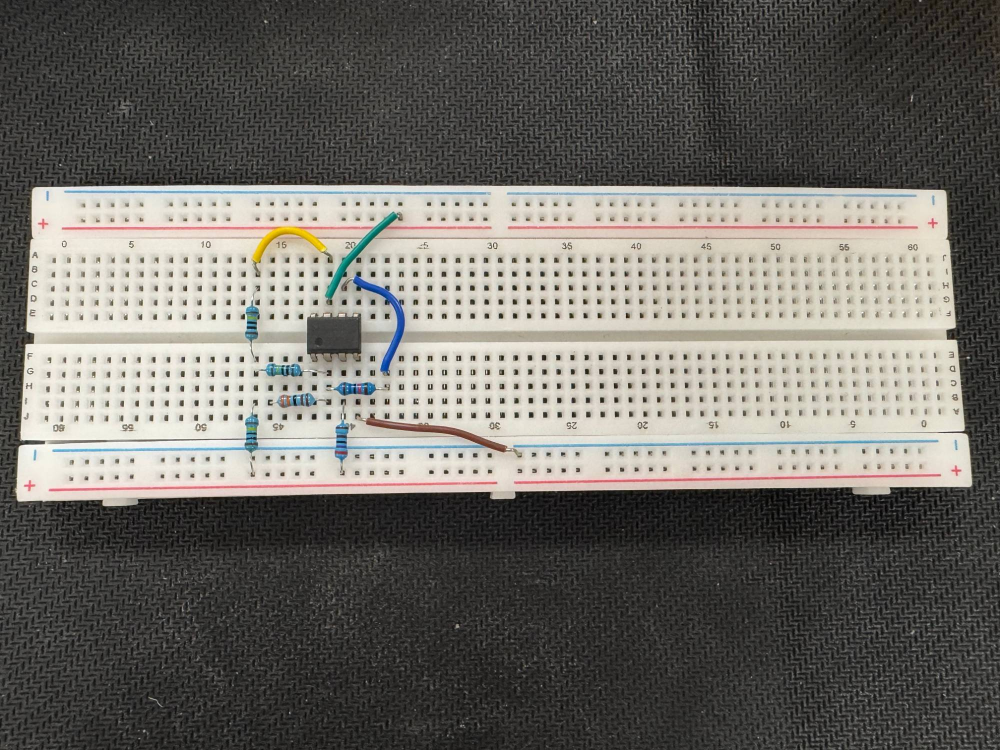
#> input picture LabGuardian-ICRCV-2026/source-material/recognition_failure_audit_20260825/images/board_1_summing.jpg, 2000 x 1500 px, given in place of e2e_triptych-1.png, which was not available (shown at 1/2 size)
$ python make_figures.py
#> lines starting #> are read from the running program, lines starting #| are printed output that depends on the picture; pictures that were not available may be replaced by others from this repository, and a replacement may not be noted
# -*- coding: utf-8 -*-
"""Re-export paper figures with English annotation.

Panels are rasterized from the project figures in figures/cadx/ at high
resolution, cropped, and recomposed with English labels so that the
manuscript contains no non-English text.  The power figure is redrawn
directly from the measurement log in source-material/board_data/.
"""
import csv, json, math, os, subprocess, sys

import matplotlib
matplotlib.use("Agg")
import matplotlib.pyplot as plt
from matplotlib.patches import (Circle, FancyArrowPatch, FancyBboxPatch,
                                Rectangle, Wedge)
from matplotlib.lines import Line2D
from matplotlib.path import Path
from matplotlib.patches import PathPatch
from matplotlib.transforms import Affine2D
from PIL import Image, ImageEnhance, ImageFilter
import matplotlib.patheffects as pe

ROOT = os.path.dirname(os.path.dirname(os.path.abspath(__file__)))
CADX = os.path.join(ROOT, "figures", "cadx")
OUT = os.path.join(ROOT, "figures", "en")
TMP = os.path.join(OUT, "_raster")
DATA = os.path.join(ROOT, "source-material", "board_data")
# Source pages are rasterized well above the final print resolution so that the
# vector overlays stay crisp, and figures are saved at 600 dpi: matplotlib
# resamples every image to axes_size x savefig_dpi, so the default 100 dpi would
# throw away almost all of the photographic detail.
RASTER_DPI = 800
SAVE_DPI = 600

plt.rcParams.update({
    "font.family": "serif",
    "font.serif": ["Times New Roman", "Nimbus Roman", "DejaVu Serif"],
    "font.size": 8,
    "axes.linewidth": 0.7,
    "axes.spines.right": False,
    "axes.spines.top": False,
    "mathtext.fontset": "stix",
    "pdf.fonttype": 42,
    "savefig.dpi": SAVE_DPI,
    "figure.dpi": SAVE_DPI,
})


def raster(name):
    os.makedirs(TMP, exist_ok=True)
    stem = os.path.join(TMP, name)
    png = stem + "-1.png"
    if not os.path.exists(png):
        subprocess.run(["pdftoppm", "-png", "-r", str(RASTER_DPI), "-f", "1", "-l", "1",
                        os.path.join(CADX, name + ".pdf"), stem], check=True)
    return Image.open(png).convert("RGB")


def crop(im, x0, x1, y0, y1):
    w, h = im.size
    return im.crop((int(x0 * w), int(y0 * h), int(x1 * w), int(y1 * h)))


def enhance(im, radius=1.6, percent=85, contrast=1.06):
    """Counteract the softness introduced by rasterizing and resampling."""
    im = im.filter(ImageFilter.UnsharpMask(radius=radius, percent=percent,
                                           threshold=3))
    return ImageEnhance.Contrast(im).enhance(contrast)


def panel(ax, im, label, sub=None):
    ax.imshow(im, interpolation="antialiased")
    ax.set_xticks([]); ax.set_yticks([])
    for s in ax.spines.values():
        s.set_visible(True); s.set_linewidth(0.5); s.set_color("#555555")
    title = label if sub is None else f"{label} {sub}"
    ax.set_title(title, fontsize=8, pad=3)


# ---------------------------------------------------------------- figure: e2e
def fig_reconstruction():
    im = raster("e2e_triptych")
#> in raster, returned value is the input picture: PIL image 2000x1500 RGB; mean R, G, B 110.8, 108.2, 102.7
    a = enhance(crop(im, 0.006, 0.492, 0.004, 0.452))
    b = enhance(crop(im, 0.508, 0.997, 0.004, 0.452))
#> call 2 of crop, with x0 = 0.508, x1 = 0.997, y0 = 0.004, y1 = 0.452
#> in crop (call 2), `return im.crop((int(x0 * w), int(y0 * h), int(x1 * w), int(y1 * h)))`:
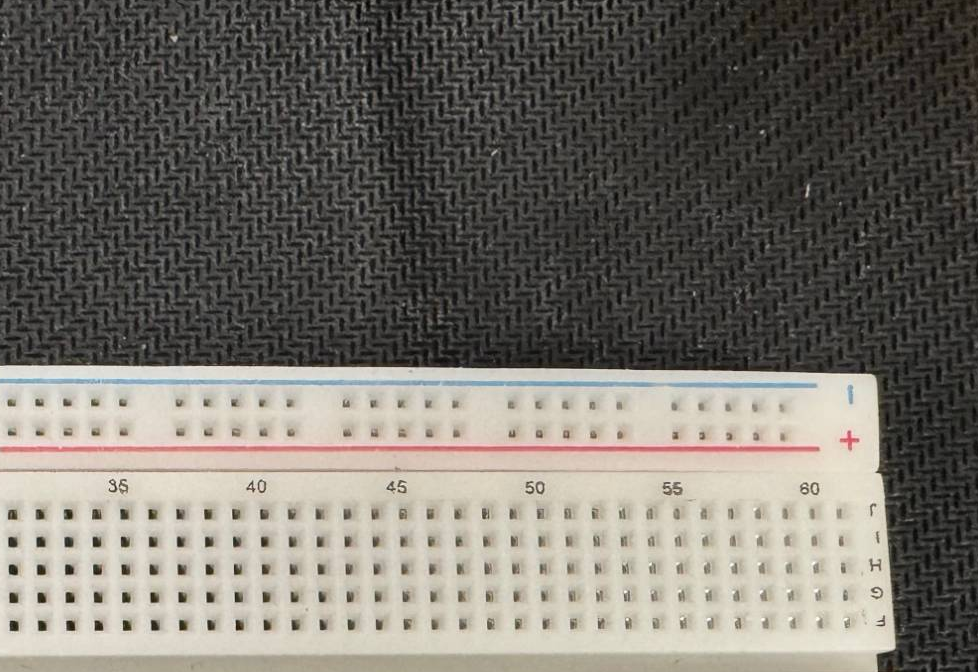
#> returned value: PIL image 978x672 RGB; mean R, G, B 117.2, 113.2, 105.9
    c = enhance(crop(im, 0.006, 0.492, 0.492, 0.950), percent=70)
#> call 3 of crop, with x0 = 0.006, x1 = 0.492, y0 = 0.492, y1 = 0.95
#> in crop (call 3), `return im.crop((int(x0 * w), int(y0 * h), int(x1 * w), int(y1 * h)))`:
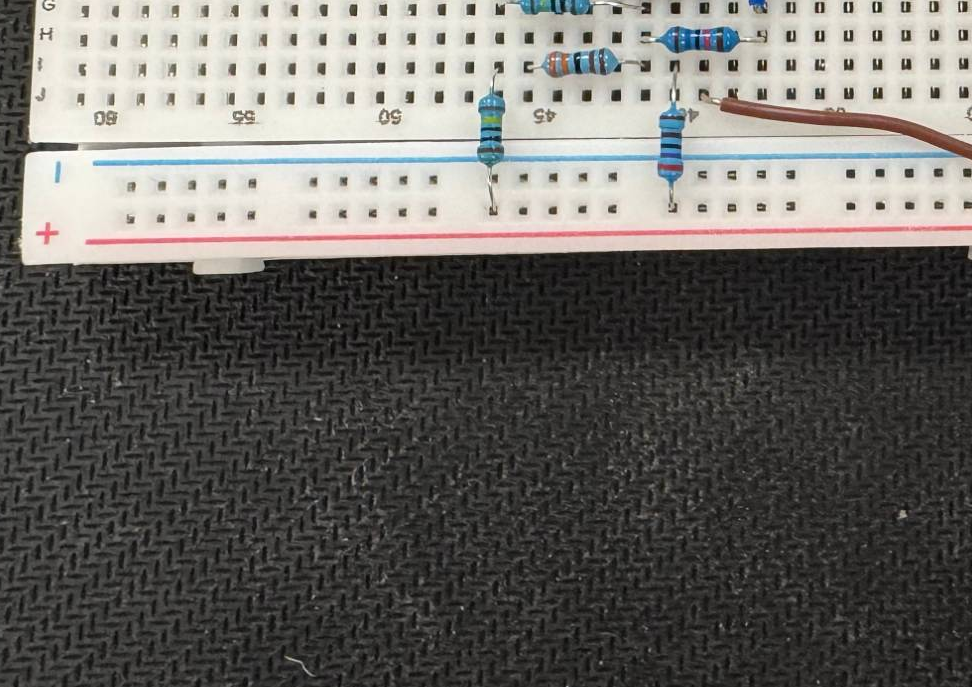
#> returned value: PIL image 972x687 RGB; mean R, G, B 105.9, 103.8, 99.9

    fig = plt.figure(figsize=(7.0, 2.55))
    gs = fig.add_gridspec(1, 4, width_ratios=[1, 1, 1, 0.62], wspace=0.06,
                          left=0.005, right=0.995, top=0.90, bottom=0.02)
    panel(fig.add_subplot(gs[0]), a, "(a)", "board observation")
    panel(fig.add_subplot(gs[1]), b, "(b)", "component instances")
    panel(fig.add_subplot(gs[2]), c, "(c)", "pin-level structure")

    lax = fig.add_subplot(gs[3]); lax.axis("off")
    handles = [
        Rectangle((0, 0), 1, 1, fc="none", ec="#7B4EA8", lw=1.2, label="integrated package"),
        Rectangle((0, 0), 1, 1, fc="none", ec="#E8890C", lw=1.2, label="jumper wire"),
        Rectangle((0, 0), 1, 1, fc="none", ec="#2E86C1", lw=1.2, label="resistor"),
        Line2D([], [], marker="o", ls="none", mfc="#FFD93B", mec="#333333", ms=5,
               label="terminal keypoint"),
        Line2D([], [], marker="o", ls="none", mfc="white", mec="#333333", ms=5,
               label="component instance"),
        Line2D([], [], color="#555555", lw=1.0, label="terminal association"),
    ]
    lax.legend(handles=handles, loc="center left", frameon=False, fontsize=7.2,
               handlelength=1.5, borderpad=0.2, labelspacing=0.75)
    fig.savefig(os.path.join(OUT, "reconstruction.pdf"))
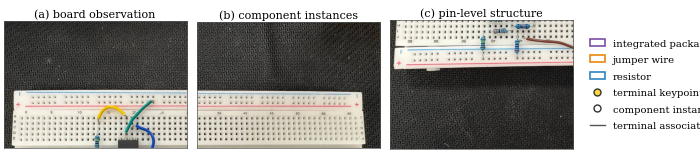
#> figure drawn by matplotlib, 3 panels
    plt.close(fig)


# ----------------------------------------------------------- figure: ambiguity
def fig_ambiguity():
    im = raster("ambiguity")
#> call 2 of raster, with name = 'ambiguity'
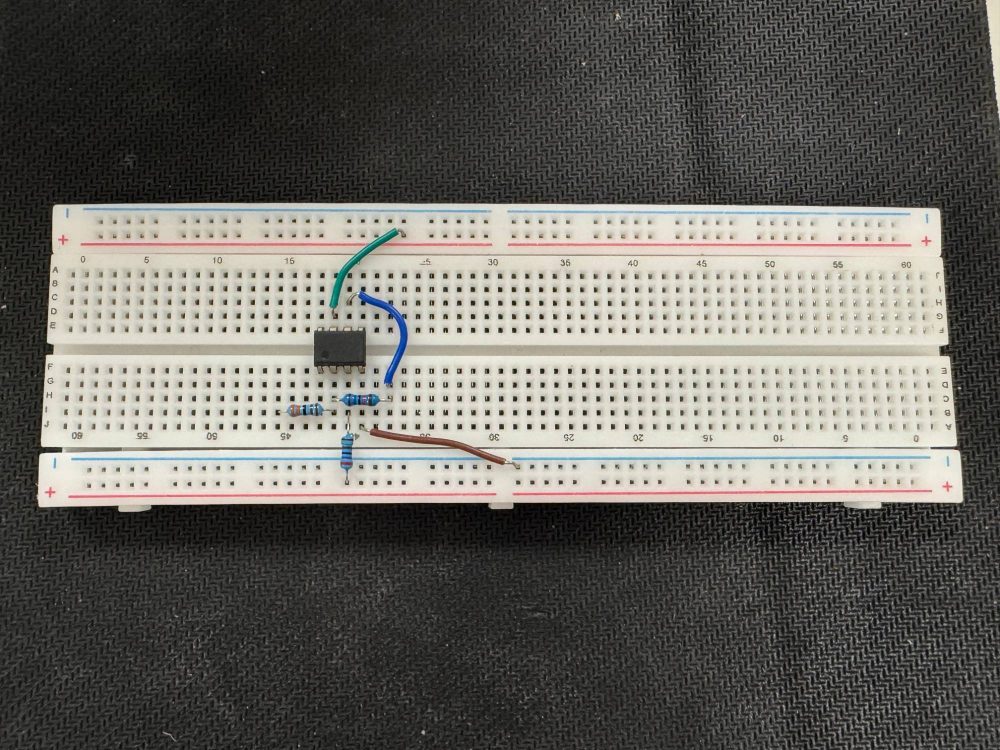
#> input picture LabGuardian-ICRCV-2026/source-material/recognition_failure_audit_20260825/images/board_2_inverting.jpg, 2000 x 1500 px, given in place of ambiguity-1.png, which was not available (shown at 1/2 size)
#> in raster, returned value is the input picture: PIL image 2000x1500 RGB; mean R, G, B 104.6, 102.8, 97.3
    a = enhance(crop(im, 0.020, 0.470, 0.105, 0.965), radius=2.0, percent=110)
#> call 4 of enhance, with radius = 2, percent = 110, contrast = 1.06
#> in enhance (call 4), `return ImageEnhance.Contrast(im).enhance(contrast)`:
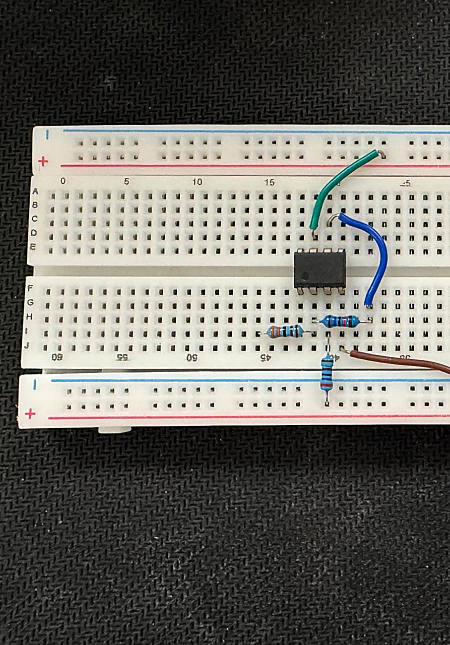
#> returned value: PIL image 900x1290 RGB (shown at 1/2 size); mean R, G, B 107.5, 105.6, 99.7
    b = enhance(crop(im, 0.526, 0.976, 0.105, 0.965), radius=2.0, percent=110)
#> in enhance (call 5), `return ImageEnhance.Contrast(im).enhance(contrast)`:
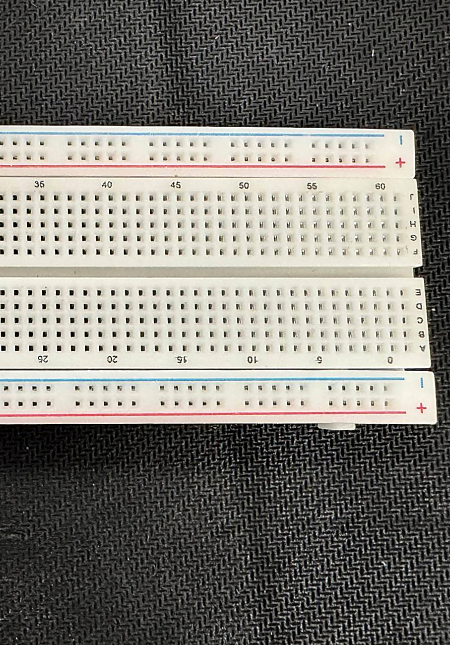
#> returned value: PIL image 900x1290 RGB (shown at 1/2 size); mean R, G, B 124.4, 122, 115.6

    fig = plt.figure(figsize=(3.45, 1.62))
    gs = fig.add_gridspec(1, 2, wspace=0.05, left=0.005, right=0.995,
                          top=0.88, bottom=0.02)
    axa = fig.add_subplot(gs[0]); panel(axa, a, "(a)", "candidate holes")
    axb = fig.add_subplot(gs[1]); panel(axb, b, "(b)", "confirmed hole")

    # The project figure carries two non-English callouts; their positions were
    # measured on the rasterized panels and are masked and relabeled here.
    def relabel(ax, im, box, text):
        w, h = im.size
        x0, x1, y0, y1 = box
        ax.add_patch(Rectangle((x0 * w, y0 * h), (x1 - x0) * w, (y1 - y0) * h,
                               fc="white", ec="none", zorder=3))
        ax.text(0.5 * (x0 + x1) * w, 0.5 * (y0 + y1) * h, text, ha="center",
                va="center", fontsize=6.0, zorder=4)

    relabel(axa, a, (0.555, 0.990, 0.175, 0.285), "detected keypoint")
    relabel(axb, b, (0.425, 0.760, 0.460, 0.550), "locked")
    fig.savefig(os.path.join(OUT, "ambiguity.pdf"))
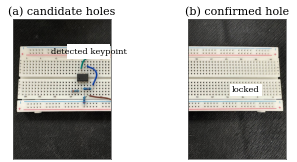
#> figure drawn by matplotlib, 2 panels
    plt.close(fig)


# ------------------------------------------------------------- figure: netlist
# Both panels are generated from one pipeline run stored under
# source-material/board_run/, so the photograph overlay, the net colouring and
# the graph cannot drift apart from the reconstruction they illustrate.
RUN_JSON = os.path.join(ROOT, "source-material", "board_run",
                        "inverting_amp_pipeline_result.json")
RUN_IMG = os.path.join(ROOT, "source-material", "board_run",
                       "inverting_amp_board.jpg")
CROP = (470, 620, 2230, 1870)      # board region of the 4032x3024 photograph

NET_PALETTE = ["#3B6FB6", "#C47A1C", "#3E8E72", "#8A6FA8", "#A77B24",
               "#4E8F98", "#B85450", "#7B6B62", "#526A78", "#6E8B5B"]
TYPE_COL = {"Resistor": "#263238", "Wire": "#263238", "IC": "#263238"}
PART = "#263238"
INK, WIRE, BODY = "#202428", "#7B8288", "#F7F8F8"
WIRE_LW, PIN_LW = 1.35, 1.05
NET_R = 0.39                       # net node radius
RES_L, RES_W = 0.70, 0.27          # resistor body along / across an edge
IC_W, IC_H = 2.2, 1.05             # half-width / half-height of the package
CORNER_R = 0.38                    # fillet radius at a direction change

# Hand-placed positions keyed to the net ids emitted by the run.  Package
# neighbours follow pin order, which keeps the drawing planar; only the second
# link of the supply net runs on the outer face.
NETS = {                           # net_id: (x, y, label)
    "NET_009": (-2.3, -2.5, "N9"), "NET_006": (-4.2, -3.2, "N6"),
    "NET_007": (-2.2, -4.4, "N7"), "NET_004": (0.5, -5.4, "N4"),
    "NET_012": (2.6, -2.2, "N12"), "NET_005": (4.4, -3.4, "N5"),
    "NET_010": (1.4, 2.6, "N10"), "NET_008": (3.4, 3.4, "N8"),
    "NET_003": (3.0, -5.6, "N3"), "NET_002": (5.0, -5.6, "N2"),
}
STRAIGHT = [("R1", "NET_006", "NET_009"), ("R2", "NET_009", "NET_007"),
            ("R3", "NET_008", "NET_010"), ("R4", "NET_012", "NET_005"),
            ("R5", "NET_002", "NET_003"), ("R6", "NET_003", "NET_004")]
PIN_STRAIGHT = {2: "NET_009", 3: "NET_004", 4: "NET_012", 6: "NET_010"}
PIN_ROUTED = {7: ("NET_004", [(-0.5, 2.2), (-5.4, 2.2), (-5.4, -5.4)])}
PIN_NC = (1, 5, 8)
MERGE_TAGS = {"NET_004": ("W2, W3, W5", (1.35, 0.62)),
              "NET_010": ("W1, W4", (-1.25, 0.30))}
ROLE_OFFSET = {"NET_010": (-1.05, -0.04)}  # keep the tag off the pin-5 stub


def _load_run():
#> (the run stopped early here; a loop or call above may not have finished)
